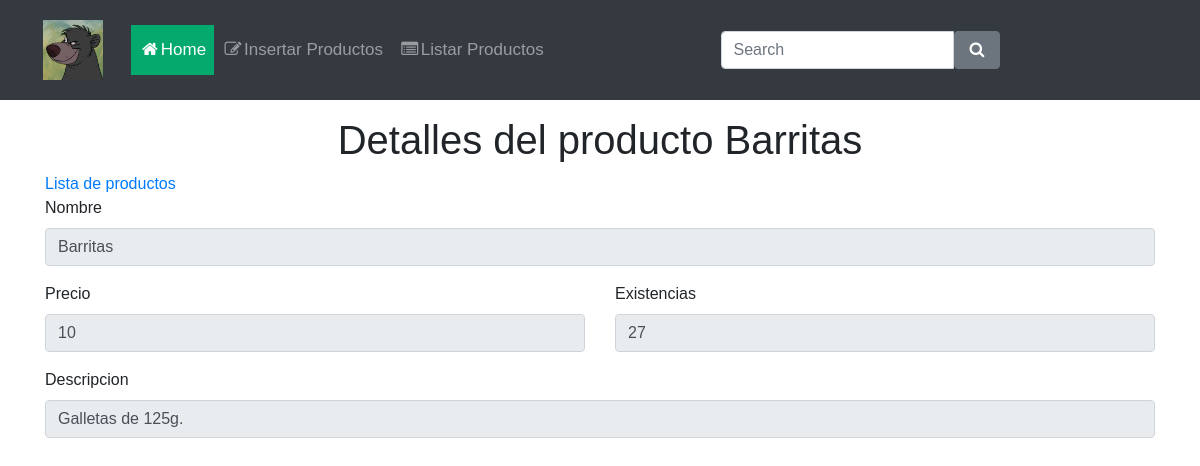
The page /frontend/crud_tienda/producto_id.php?id_producto=2 on the database its author committed.
### tables this page shows
CREATE TABLE producto(
       id_producto integer  primary key AUTOINCREMENT not null,
       producto varchar(100) not null,
       precio_venta decimal(11,2) not null,
       existencias integer not null,
       descripcion varchar(256) null
);

### frontend/crud_tienda/producto_id.php (the view, shortened to what this page needs)
<?php
    include '../templates/conexion.php';
    $id_producto = $_GET["id_producto"];
    $resultado = $db->query("SELECT * from producto where id_producto='$id_producto';");
    while ($row = $resultado->fetchArray()) {
        $nombre         = $row["producto"];
        $precio_venta   = $row["precio_venta"];
        $existencias    = $row["existencias"];
        $descripcion    = $row["descripcion"];
    }
?>
<!DOCTYPE html>
<html>
    <head>
        <link rel="stylesheet" href="https://maxcdn.bootstrapcdn.com/bootstrap/4.5.2/css/bootstrap.min.css">
        <link rel="stylesheet" type="text/css" href="../../backend/css/styles.css" media="screen"/>
        <link rel="stylesheet" href="https://cdnjs.cloudflare.com/ajax/libs/font-awesome/4.7.0/css/font-awesome.min.css">
  </head>
  <body>
    <nav class="navbar navbar-expand-lg navbar-dark bg-dark">
      <div class="container-fluid">
        <a href="../index.php" class="navbar-brand">
          <img src="../imagenes/logo.jpg" height="60" alt="Abarrotes BaLu">
        </a>
        <div class="collapse navbar-collapse justify-content-between" id="navbarCollapse">
          <div class="navbar-nav">
            <a href="../../index.php" class="nav-item nav-link active"><i class="fa fa-fw fa-home"></i>Home</a>
            <a href="insertar_productos.php" class="nav-item nav-link"><i class="fa fa-fw fa-pencil-square-o"></i>Insertar Productos</a>
            <a href="listar_productos.php" class="nav-item nav-link"><i class="fa fa-fw fa-list-alt"></i>Listar Productos</a>
          </div>
          <form class="d-flex">
            <div class="input-group">
              <input type="text" class="form-control" placeholder="Search">
              <button type="button" class="btn btn-secondary"><i class="fa fa-fw fa-search"></i></button>
            </div>
          </form>
        </div>
      </div>
    </nav>
    <div class="container mt-3">
        <div class="jumbtron">
            <center><h1>Detalles del producto <?php echo $nombre ?></h1></center>
            <a href="listar_productos.php">Lista de productos</a>
            <form>
                <div class='form-group'>
                    <label for='nombre'>Nombre</label>
                    <input type='text' readonly class='form-control' id='nombre' name='nombre' aria-describedby='nombre' value='<?php echo $nombre ?>'>
                </div>
                <div class="row">
                    <div class="form-group col-sm-6">
                        <label for='precio_venta'>Precio</label>
                        <input type='number' readonly class='form-control' id='precio_venta' name='precio_venta' aria-describedby='precio_venta' value='<?php echo $precio_venta ?>'>
                    </div>
                    <div class="form-group col-sm-6">
                        <label for='existencias'>Existencias</label>
                        <input type='number' readonly class='form-control' id='existencias' name='existencias' aria-describedby='existencias' value='<?php echo $existencias ?>'>
                    </div>
                </div>
                <div class='form-group'>
                    <label for='descripcion'>Descripcion</label>
                    <input type='text' readonly class='form-control' id='descripcion' name='descripcion' aria-describedby='descripcion' value='<?php echo $descripcion ?>'>
                </div>
            </form>
        </div>
    </div>
</body>
</html>

### backend/css/styles.css (style rules this page uses)
body { font-family: Arial, Helvetica, sans-serif; }
.navbar { width: 100%; background-color: #555; overflow: auto; }
.navbar a { float: left; padding: 12px; color: white; text-decoration: none; font-size: 17px; }
.active { background-color: #04AA6D; }

### rows shown on the page
producto: producto "Barritas", nombre "Barritas", precio_venta "10", existencias "27", descripcion "Galletas de 125g."
